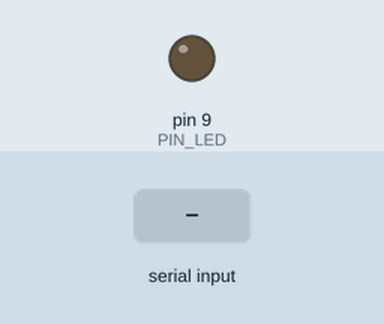
Simulated run of this sketch. Board: Arduino Uno, built with avr-gcc and run on an emulated ATmega328P. Parts: output pins drawn as LEDs (lit = HIGH). The inputs (shaded band) are chosen by the test bench. What the sketch prints to the serial monitor is not drawn.

Above: at 1.2 s.
1.3 s: "o" received over Serial
At 1.7 s:
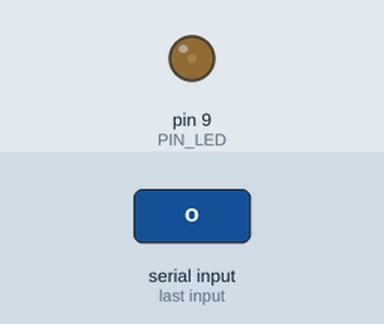
2.8 s: "o" received over Serial
At 4.0 s:
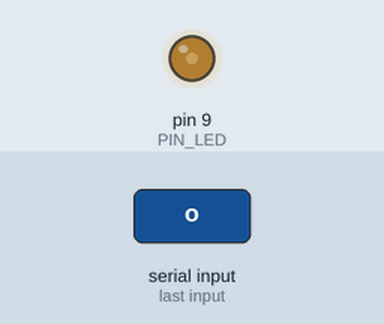
Timing chart, 0 to 5.8 s (numbered marks = the images above; inputs shaded):
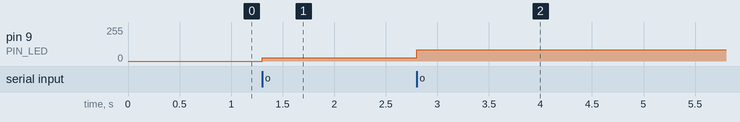

Measured:
- after the input at 1.3 s, pin 9 (PIN_LED): 0/255 → 25/255 at once
- after the input at 2.8 s, pin 9 (PIN_LED): 25/255 → 85/255 at once

The sketch:

002LightControlMoore.ino
```cpp
enum even{
  ON,
  OFF
};

typedef enum{
  LIGHT_OFF,
  LIGHT_DIM,
  LIGHT_MEDIUM,
  LIGHT_FULL
}light_state_t;

light_state_t curr_state = LIGHT_OFF;

void light_state_machine(uint8_t event);
void light_change_intensity(uint8_t pin, uint8_t intensity);
void run_entry_action(light_state_t state);

#define PIN_LED 9

#define LIGHT_BRIGHT_OFF    0
#define LIGHT_BRIGHT_DIM    25
#define LIGHT_BRIGHT_MED    85
#define LIGHT_BRIGHT_FULL   255

void light_init(){
  curr_state = LIGHT_OFF;
  run_entry_action(LIGHT_OFF);
}

void setup() {
  // put your setup code here, to run once:
  Serial.begin(115200);
  Serial.println("Light control application");
  Serial.println("-------------------------");
  Serial.println("Send 'x' or 'o'");

  light_init();
}

void loop() {
  // put your main code here, to run repeatedly:
  uint8_t event;
  if(Serial.available() > 0){
    event = Serial.read();
    if(event == 'o'){
      light_state_machine(ON);
    }else if(event == 'x'){
      light_state_machine(OFF);
    }
  }
}


void light_state_machine(uint8_t event){

  light_state_t prev_state;
  prev_state = curr_state;

  switch(curr_state){
    case LIGHT_OFF:{
      switch(event){
        case ON:{
          curr_state = LIGHT_DIM;
          break;
        }
      }
      break;
    }
    case LIGHT_DIM:{
      switch(event){
        case ON:{
          curr_state = LIGHT_MEDIUM;
          break;
        }
        case OFF:{
          curr_state = LIGHT_OFF;
          break;
        }
      }
      break;
    }
    case LIGHT_MEDIUM:{
      switch(event){
        case ON:{
          curr_state = LIGHT_FULL;
          break;
        }
        case OFF:{
          curr_state = LIGHT_OFF;
          break;
        }
      }
      break;
    }
    case LIGHT_FULL:{
      switch(event){
        case ON:{
          curr_state = LIGHT_DIM;
          break;
        }
        case OFF:{
          curr_state = LIGHT_OFF;
          break;
        }
      }
      break;
    }
  }

  if(prev_state != curr_state){
    run_entry_action(curr_state);
  }
}

void light_change_intensity(uint8_t pin, uint8_t intensity){
  analogWrite(pin, intensity);
}

void run_entry_action(light_state_t state){
  switch(state){
    case LIGHT_OFF:{
      light_change_intensity(PIN_LED, LIGHT_BRIGHT_OFF);
      break;
    }
    case LIGHT_DIM:{
      light_change_intensity(PIN_LED, LIGHT_BRIGHT_DIM);
      break;
    }
    case LIGHT_MEDIUM:{
      light_change_intensity(PIN_LED, LIGHT_BRIGHT_MED);
      break;
    }
    case LIGHT_FULL:{
      light_change_intensity(PIN_LED, LIGHT_BRIGHT_FULL);
      break;
    }
  }
}
```
